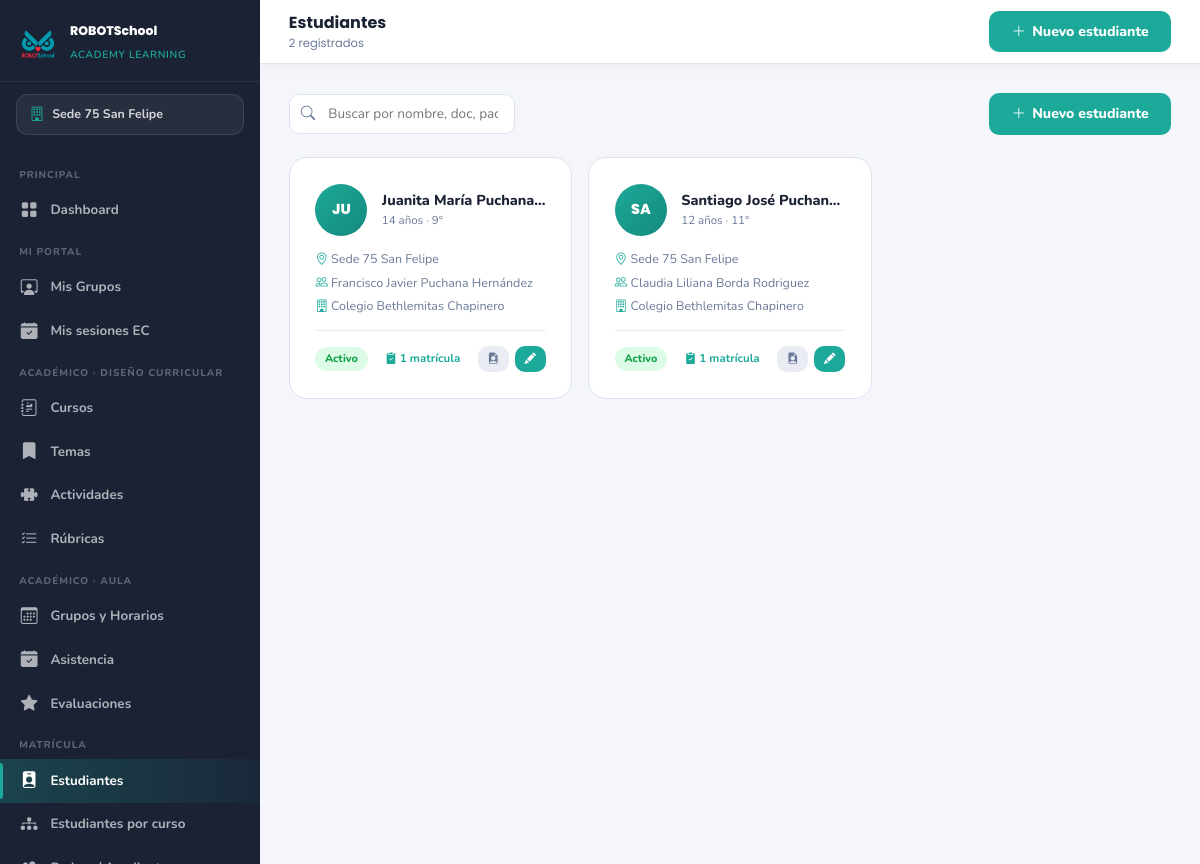
The app's page /modulos/estudiantes/index.php (signed in) with its own data.
### tables this page shows
CREATE TABLE `sedes` (
  `id` int(10) UNSIGNED NOT NULL,
  `nombre` varchar(100) NOT NULL,
  `ciudad` varchar(80) NOT NULL,
  `direccion` varchar(150) NOT NULL,
  `telefono` varchar(20) DEFAULT NULL,
  `email` varchar(100) DEFAULT NULL,
  `activa` tinyint(1) NOT NULL DEFAULT 1,
  `created_at` datetime NOT NULL DEFAULT current_timestamp()
);

CREATE TABLE `estudiantes` (
  `id` int(10) UNSIGNED NOT NULL,
  `padre_id` int(10) UNSIGNED NOT NULL,
  `sede_id` int(10) UNSIGNED NOT NULL,
  `nombre_completo` varchar(150) NOT NULL,
  `tipo_doc` enum('TI','RC','PP','CE') NOT NULL DEFAULT 'TI',
  `numero_doc` varchar(30) DEFAULT NULL,
  `fecha_nacimiento` date NOT NULL,
  `genero` enum('masculino','femenino','otro','prefiero_no_decir') NOT NULL DEFAULT 'prefiero_no_decir',
  `colegio` varchar(150) DEFAULT NULL,
  `grado` varchar(30) DEFAULT NULL,
  `eps` varchar(100) DEFAULT NULL,
  `grupo_sanguineo` varchar(10) DEFAULT NULL,
  `seguro_estudiantil` varchar(150) DEFAULT NULL,
  `alergias` text DEFAULT NULL,
  `observaciones` text DEFAULT NULL,
  `avatar` varchar(255) DEFAULT NULL COMMENT 'Ruta relativa en /uploads/estudiantes/',
  `activo` tinyint(1) NOT NULL DEFAULT 1,
  `created_at` datetime NOT NULL DEFAULT current_timestamp(),
  `updated_at` datetime NOT NULL DEFAULT current_timestamp() ON UPDATE current_timestamp()
);

CREATE TABLE `padres` (
  `id` int(10) UNSIGNED NOT NULL,
  `usuario_id` int(10) UNSIGNED NOT NULL,
  `nombre_completo` varchar(150) NOT NULL,
  `tipo_doc` enum('CC','CE','PP','NIT','TI') NOT NULL DEFAULT 'CC',
  `numero_doc` varchar(30) NOT NULL,
  `telefono` varchar(20) NOT NULL,
  `telefono_alt` varchar(20) DEFAULT NULL,
  `email` varchar(120) NOT NULL,
  `direccion` varchar(200) DEFAULT NULL,
  `ocupacion` varchar(100) DEFAULT NULL,
  `acepta_datos` tinyint(1) NOT NULL DEFAULT 0 COMMENT 'Política de tratamiento de datos',
  `acepta_imagenes` tinyint(1) NOT NULL DEFAULT 0 COMMENT 'Autorización uso de imágenes',
  `fecha_aceptacion` datetime DEFAULT NULL,
  `ip_aceptacion` varchar(45) DEFAULT NULL,
  `created_at` datetime NOT NULL DEFAULT current_timestamp()
);

### config/config.php (called while the page is built, shortened)
<?php
function h($str) {
    return htmlspecialchars($str ?? '', ENT_QUOTES, 'UTF-8');
}

### modulos/estudiantes/index.php (the view, shortened to what this page needs)
<?php
require_once __DIR__ . '/../../config/config.php';
require_once ROOT . '/config/auth.php';
$menu_activo = 'estudiantes';
$sede_filtro = getSedeFiltro();
$buscar      = trim($_GET['buscar'] ?? '');
$filtro_sede = $_GET['sede'] ?? '';
$rol_actual  = $_SESSION['usuario_rol'];
$usuario_id  = $_SESSION['usuario_id'];
$where  = ['1=1'];
$params = [];
if ($rol_actual === 'docente') {
    $where[] = "e.id IN (
        SELECT DISTINCT est.id FROM estudiantes est
        JOIN matriculas m ON m.estudiante_id = est.id
        JOIN docente_grupos dg ON dg.grupo_id = m.grupo_id
        WHERE dg.docente_id = ? AND m.estado = 'activa'
    )";
    $params[] = $usuario_id;
} else {
    if ($sede_filtro)    { $where[] = 'e.sede_id = ?'; $params[] = $sede_filtro; }
    elseif ($filtro_sede){ $where[] = 'e.sede_id = ?'; $params[] = $filtro_sede; }
}
$estudiantes = $pdo->prepare("
    SELECT e.*, s.nombre AS sede_nombre,
        p.nombre_completo AS padre_nombre, p.telefono AS padre_tel,
        (SELECT COUNT(*) FROM matriculas m WHERE m.estudiante_id = e.id AND m.estado='activa') AS matriculas_activas
    FROM estudiantes e
    JOIN sedes  s ON s.id = e.sede_id
    JOIN padres p ON p.id = e.padre_id
    WHERE " . implode(' AND ', $where) . "
    ORDER BY e.nombre_completo ASC
");
$estudiantes->execute($params);
$estudiantes = $estudiantes->fetchAll();
$sedes = $pdo->query("SELECT * FROM sedes WHERE activa=1 ORDER BY nombre")->fetchAll();
require_once ROOT . '/includes/head.php';
require_once ROOT . '/includes/sidebar.php';
?>
<header class="main-header">
  <div class="header-title">
    Estudiantes <small><?= count($estudiantes) ?> registrados</small>
  </div>
  <a href="<?= $U ?>modulos/estudiantes/form.php" class="btn-rsal-primary">
    <i class="bi bi-plus-lg"></i> Nuevo estudiante
  </a>
</header>
<main class="main-content">
  <div class="toolbar">
    <div class="toolbar-left">
      <form method="GET" style="display:contents;">
        <div class="search-box">
          <i class="bi bi-search"></i>
          <input type="text" name="buscar" placeholder="Buscar por nombre, doc, padre..."
                 value="<?= h($buscar) ?>" onchange="this.form.submit()"/>
        </div>
      </form>
    </div>
    <a href="<?= $U ?>modulos/estudiantes/form.php" class="btn-rsal-primary">
      <i class="bi bi-plus-lg"></i> Nuevo estudiante
    </a>
  </div>
  <?php if (empty($estudiantes)): ?>
    <div class="empty-state">
      <i class="bi bi-person-badge"></i>
      <h3>No hay estudiantes registrados</h3>
      <p>Los estudiantes se crean al vincularlos con un padre de familia.</p>
      <a href="<?= $U ?>modulos/estudiantes/form.php" class="btn-rsal-primary">
        <i class="bi bi-plus-lg"></i> Registrar estudiante
      </a>
    </div>
  <?php else: ?>
    <div style="display:grid;grid-template-columns:repeat(auto-fill,minmax(260px,1fr));gap:1rem;">
      <?php foreach ($estudiantes as $e):
        $edad = date_diff(date_create($e['fecha_nacimiento']), date_create('today'))->y;
      ?>
      <div class="card-rsal" style="margin:0;transition:all .2s;cursor:pointer;"
           onmouseover="this.style.transform='translateY(-3px)';this.style.boxShadow='0 8px 24px rgba(0,0,0,.08)'"
           onmouseout="this.style.transform='';this.style.boxShadow=''"
           onclick="window.location='<?= $U ?>modulos/estudiantes/ver.php?id=<?= $e['id'] ?>'">
        <div style="display:flex;align-items:center;gap:.9rem;margin-bottom:.9rem;">
          <?php if ($e['avatar'] && file_exists(ROOT.'/uploads/estudiantes/'.$e['avatar'])): ?>
            <img src="<?= $U ?>uploads/estudiantes/<?= h($e['avatar']) ?>"
                 style="width:52px;height:52px;border-radius:50%;object-fit:cover;flex-shrink:0;border:2px solid var(--teal-l);"/>
          <?php else: ?>
            <div style="width:52px;height:52px;border-radius:50%;background:linear-gradient(135deg,var(--teal),var(--teal-d));display:flex;align-items:center;justify-content:center;font-family:'Poppins',sans-serif;font-size:.9rem;font-weight:800;color:#fff;flex-shrink:0;">
              <?= strtoupper(substr($e['nombre_completo'],0,2)) ?>
            </div>
          <?php endif; ?>
          <div style="flex:1;overflow:hidden;">
            <div style="font-weight:800;font-size:.9rem;color:var(--dark);white-space:nowrap;overflow:hidden;text-overflow:ellipsis;">
              <?= h($e['nombre_completo']) ?>
            </div>
            <div style="font-size:.72rem;color:var(--muted);">
              <?= $edad ?> a&ntilde;os &middot; <?= h($e['grado'] ?? 'Sin grado') ?>
            </div>
          </div>
        </div>
        <div style="display:flex;flex-direction:column;gap:.3rem;font-size:.78rem;color:var(--muted);">
          <div><i class="bi bi-geo-alt" style="color:var(--teal);width:14px;"></i> <?= h($e['sede_nombre']) ?></div>
          <div><i class="bi bi-people" style="color:var(--teal);width:14px;"></i> <?= h($e['padre_nombre']) ?></div>
          <?php if ($e['colegio']): ?>
            <div><i class="bi bi-building" style="color:var(--teal);width:14px;"></i> <?= h($e['colegio']) ?></div>
          <?php endif; ?>
        </div>
        <div style="display:flex;align-items:center;justify-content:space-between;margin-top:.9rem;padding-top:.9rem;border-top:1px solid var(--gray2);">
          <span class="badge-estado <?= $e['activo']?'be-activa':'be-inactiva' ?>">
            <?= $e['activo']?'Activo':'Inactivo' ?>
          </span>
          <?php if ($e['matriculas_activas'] > 0): ?>
            <span style="font-size:.72rem;font-weight:700;color:var(--teal);">
              <i class="bi bi-clipboard2-check-fill"></i> <?= $e['matriculas_activas'] ?> matr&iacute;cula<?= $e['matriculas_activas']>1?'s':'' ?>
            </span>
          <?php endif; ?>
          <div style="display:flex;gap:.4rem;" onclick="event.stopPropagation()">
            <a href="<?= $U ?>modulos/estudiantes/hoja_vida.php?id=<?= $e['id'] ?>"
               target="_blank"
               class="btn-rsal-secondary" style="padding:.3rem .6rem;font-size:.72rem;" title="Hoja de vida PDF">
              <i class="bi bi-file-earmark-person-fill"></i>
            </a>
            <a href="<?= $U ?>modulos/estudiantes/form.php?id=<?= $e['id'] ?>"
               class="btn-rsal-primary" style="padding:.3rem .6rem;font-size:.72rem;">
              <i class="bi bi-pencil-fill"></i>
            </a>
          </div>
        </div>
      </div>
      <?php endforeach; ?>
    </div>
  <?php endif; ?>
</main>
</body>
</html>

### includes/sidebar.php (shortened to what this page needs)
<?php
$menu_activo = $menu_activo ?? '';
$rol_actual  = $_SESSION['usuario_rol'] ?? '';
$sedes_nav = $pdo->query("SELECT * FROM sedes WHERE activa = 1 ORDER BY nombre")->fetchAll();
$sede_nombre_activa = 'Todas las sedes';
if ($rol_actual !== 'admin_general' && !empty($_SESSION['sede_id'])) {
    foreach ($sedes_nav as $s) {
        if ($s['id'] == $_SESSION['sede_id']) { $sede_nombre_activa = $s['nombre']; break; }
    }
}
function menu_class($nombre) {
    global $menu_activo;
    return $menu_activo === $nombre ? 'menu-item active' : 'menu-item';
}
$U = BASE_URL;
$es_admin    = in_array($rol_actual, ['admin_general','admin_sede']);
$es_coord    = in_array($rol_actual, ['admin_general','admin_sede','coordinador_pedagogico']);
$es_docente  = in_array($rol_actual, ['admin_general','admin_sede','coordinador_pedagogico','docente']);
?>
<nav class="sidebar" id="sidebar">
  <div class="sidebar-brand">
    <img src="<?= $U ?>assets/img/logo R sin fondo.png" alt="RSAL"/>
    <div class="sidebar-brand-text">
      <strong>ROBOTSchool</strong>
      <small>Academy Learning</small>
    </div>
  </div>
  <div class="sede-selector">
    <i class="bi bi-building"></i>
    <span><?= h($sede_nombre_activa) ?></span>
  </div>
  <div class="sidebar-menu">
    <?php if ($es_admin): ?>
    <div class="menu-section">Principal</div>
    <a href="<?= $U ?>dashboard.php" class="<?= menu_class('dashboard') ?>">
      <i class="bi bi-grid-fill"></i> Dashboard
    </a>
    <?php endif; ?>
    <?php if ($es_docente): ?>
    <div class="menu-section">Mi Portal</div>
    <a href="<?= $U ?>docente/index.php" class="<?= menu_class('docente') ?>">
      <i class="bi bi-person-workspace"></i> Mis Grupos
    </a>
    <a href="<?= $U ?>modulos/extracurriculares/asistencia/mis_sesiones.php" class="<?= menu_class('ec_mis_sesiones') ?>">
      <i class="bi bi-calendar-check-fill"></i> Mis sesiones EC
    </a>
    <?php endif; ?>
    <?php if ($es_coord): ?>
    <div class="menu-section">Acad&eacute;mico &middot; Dise&ntilde;o curricular</div>
    <a href="<?= $U ?>modulos/academico/cursos/index.php" class="<?= menu_class('cursos') ?>">
      <i class="bi bi-journal-richtext"></i> Cursos
    </a>
    <a href="<?= $U ?>modulos/academico/temas/index.php" class="<?= menu_class('temas') ?>">
      <i class="bi bi-bookmark-fill"></i> Temas
    </a>
    <a href="<?= $U ?>modulos/academico/actividades/index.php" class="<?= menu_class('actividades') ?>">
      <i class="bi bi-puzzle-fill"></i> Actividades
    </a>
    <a href="<?= $U ?>modulos/academico/rubricas/index.php" class="<?= menu_class('rubricas') ?>">
      <i class="bi bi-list-check"></i> R&uacute;bricas
    </a>
    <?php endif; ?>
    <?php if ($es_docente): ?>
    <div class="menu-section">Acad&eacute;mico &middot; Aula</div>
    <a href="<?= $U ?>modulos/academico/grupos/index.php" class="<?= menu_class('grupos') ?>">
      <i class="bi bi-calendar3"></i> Grupos y Horarios
    </a>
    <a href="<?= $U ?>modulos/academico/asistencia/index.php" class="<?= menu_class('asistencia') ?>">
      <i class="bi bi-calendar-check-fill"></i> Asistencia
    </a>
    <a href="<?= $U ?>modulos/academico/evaluaciones/index.php" class="<?= menu_class('evaluaciones') ?>">
      <i class="bi bi-star-fill"></i> Evaluaciones
    </a>
    <?php endif; ?>
    <?php if ($es_coord): ?>
    <div class="menu-section">Matr&iacute;cula</div>
    <a href="<?= $U ?>modulos/estudiantes/index.php" class="<?= menu_class('estudiantes') ?>">
      <i class="bi bi-person-badge-fill"></i> Estudiantes
    </a>
    <a href="<?= $U ?>modulos/academico/estudiantes_por_curso.php" class="<?= menu_class('estudiantes_curso') ?>">
      <i class="bi bi-diagram-3-fill"></i> Estudiantes por curso
    </a>
    <?php if ($es_admin): ?>
    <a href="<?= $U ?>modulos/padres/index.php" class="<?= menu_class('padres') ?>">
      <i class="bi bi-people-fill"></i> Padres / Acudientes
    </a>
    <?php endif; ?>
    <?php endif; ?>
  </div>
</nav>

### records on screen
sedes: nombre "Sede 75 San Felipe"
estudiantes: nombre_completo "JU", nombre_completo "Juanita María Puchana…", fecha_nacimiento "14", grado "9°", sede.nombre "Sede 75 San Felipe", padre.nombre_completo "Francisco Javier Puchana Hernández", colegio "Colegio Bethlemitas Chapinero", activo "Activo", matriculas_activas "1"
estudiantes: nombre_completo "SA", nombre_completo "Santiago José Puchan…", fecha_nacimiento "12", grado "11°", sede.nombre "Sede 75 San Felipe", padre.nombre_completo "Claudia Liliana Borda Rodriguez", colegio "Colegio Bethlemitas Chapinero", activo "Activo", matriculas_activas "1"

### other values on screen
count($estudiantes) "2"
